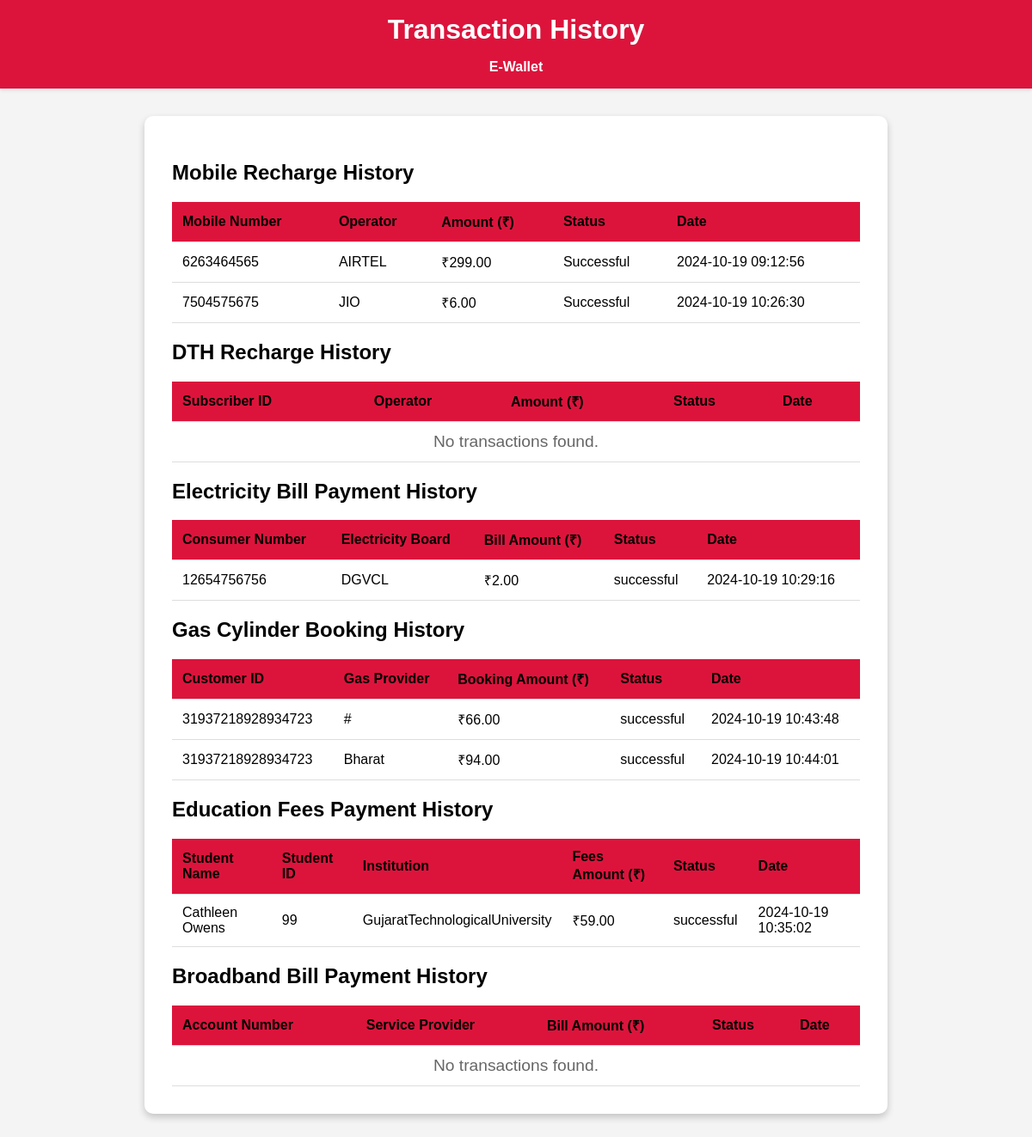
Page /superfin/e-wallet/history.php (signed in) on the committed database.
### tables this page shows
CREATE TABLE `mobile_recharges` (
  `id` int(11) NOT NULL,
  `user_id` int(11) NOT NULL,
  `mobile_number` varchar(10) NOT NULL,
  `operator` varchar(50) NOT NULL,
  `amount` decimal(10,2) NOT NULL,
  `status` enum('pending','successful','failed') DEFAULT 'successful',
  `created_at` timestamp NOT NULL DEFAULT current_timestamp()
);

CREATE TABLE `electricity_payments` (
  `id` int(11) NOT NULL,
  `user_id` int(11) NOT NULL,
  `consumer_number` varchar(11) NOT NULL,
  `electricity_board` varchar(50) NOT NULL,
  `bill_amount` decimal(10,2) NOT NULL,
  `status` enum('pending','successful','failed') DEFAULT 'successful',
  `created_at` timestamp NOT NULL DEFAULT current_timestamp()
);

CREATE TABLE `gas_bookings` (
  `id` int(11) NOT NULL,
  `user_id` int(11) NOT NULL,
  `customer_id` varchar(50) NOT NULL,
  `gas_provider` varchar(50) NOT NULL,
  `booking_amount` decimal(10,2) NOT NULL,
  `status` enum('pending','successful','failed') DEFAULT 'successful',
  `created_at` timestamp NOT NULL DEFAULT current_timestamp()
);

CREATE TABLE `education_fees` (
  `id` int(11) NOT NULL,
  `user_id` int(11) NOT NULL,
  `student_name` varchar(100) NOT NULL,
  `student_id` int(50) NOT NULL,
  `institution` varchar(100) NOT NULL,
  `fees_amount` decimal(10,2) NOT NULL,
  `status` enum('pending','successful','failed') DEFAULT 'successful',
  `created_at` timestamp NOT NULL DEFAULT current_timestamp()
);

### superfin/e-wallet/history.php (the view, shortened to what this page needs)
<?php
require("../conn/conn.php");
$user_id = $_SESSION['user_id'];
?>
<!DOCTYPE html>
<html lang="en">
<head>
    <link rel="stylesheet" href="styles9.css">
</head>
<body>
    <header class="header">
        <h1>Transaction History</h1>
        <nav style="margin-top: 1rem;">
            <a href="index.php">E-Wallet</a>
        </nav>
    </header>
    <main class="history-container">
        <section>
            <h2>Mobile Recharge History</h2>
            <table>
                <thead>
                    <tr>
                        <th>Mobile Number</th>
                        <th>Operator</th>
                        <th>Amount (₹)</th>
                        <th>Status</th>
                        <th>Date</th>
                    </tr>
                </thead>
                <tbody>
                    <?php
                    $query = "SELECT * FROM `mobile_recharges` WHERE user_id=$user_id";
                    $result = mysqli_query($con, $query);
                    if ($result->num_rows > 0) {
                        while ($row = $result->fetch_assoc()) {
                            echo "<tr>
                                    <td>" . htmlspecialchars($row['mobile_number']) . "</td>
                                    <td>" . htmlspecialchars($row['operator']) . "</td>
                                    <td>₹" . htmlspecialchars($row['amount']) . "</td>
                                    <td>Successful</td>
                                    <td>" . htmlspecialchars($row['created_at']) . "</td>
                                  </tr>";
                        }
                    } else {
                        echo "<tr><td colspan='5' class='empty-state'>No transactions found.</td></tr>";
                    }
                    ?>
                </tbody>
            </table>
        </section>
        <section>
            <h2>DTH Recharge History</h2>
            <table>
                <thead>
                    <tr>
                        <th>Subscriber ID</th>
                        <th>Operator</th>
                        <th>Amount (₹)</th>
                        <th>Status</th>
                        <th>Date</th>
                    </tr>
                </thead>
                <tbody>
                    <?php
                    $query = "SELECT * FROM `dth_recharges` WHERE user_id=$user_id";
                    $result = mysqli_query($con, $query);
                    if ($result->num_rows > 0) {
                        while ($row = $result->fetch_assoc()) {
                            echo "<tr>
                                    <td>" . htmlspecialchars($row['subscriber_id']) . "</td>
                                    <td>" . htmlspecialchars($row['operator']) . "</td>
                                    <td>₹" . htmlspecialchars($row['amount']) . "</td>
                                    <td>Successful</td>
                                    <td>" . htmlspecialchars($row['created_at']) . "</td>
                                  </tr>";
                        }
                    } else {
                        echo "<tr><td colspan='5' class='empty-state'>No transactions found.</td></tr>";
                    }
                    ?>
                </tbody>
            </table>
        </section>
        <section>
            <h2>Electricity Bill Payment History</h2>
            <table>
                <thead>
                    <tr>
                        <th>Consumer Number</th>
                        <th>Electricity Board</th>
                        <th>Bill Amount (₹)</th>
                        <th>Status</th>
                        <th>Date</th>
                    </tr>
                </thead>
                <tbody>
                    <?php
                    $query = "SELECT * FROM `electricity_payments` WHERE user_id=$user_id";
                    $result = mysqli_query($con, $query);
                    if ($result->num_rows > 0) {
                        while ($row = $result->fetch_assoc()) {
                            echo "<tr>
                                    <td>" . htmlspecialchars($row['consumer_number']) . "</td>
                                    <td>" . htmlspecialchars($row['electricity_board']) . "</td>
                                    <td>₹" . htmlspecialchars($row['bill_amount']) . "</td>
                                    <td>" . htmlspecialchars($row['status']) . "</td>
                                    <td>" . htmlspecialchars($row['created_at']) . "</td>
                                  </tr>";
                        }
                    } else {
                        echo "<tr><td colspan='5' class='empty-state'>No transactions found.</td></tr>";
                    }
                    ?>
                </tbody>
            </table>
        </section>
        <section>
            <h2>Gas Cylinder Booking History</h2>
            <table>
                <thead>
                    <tr>
                        <th>Customer ID</th>
                        <th>Gas Provider</th>
                        <th>Booking Amount (₹)</th>
                        <th>Status</th>
                        <th>Date</th>
                    </tr>
                </thead>
                <tbody>
                    <?php
                    $query = "SELECT * FROM `gas_bookings` WHERE user_id=$user_id";
                    $result = mysqli_query($con, $query);
                    if ($result->num_rows > 0) {
                        while ($row = $result->fetch_assoc()) {
                            echo "<tr>
                                    <td>" . htmlspecialchars($row['customer_id']) . "</td>
                                    <td>" . htmlspecialchars($row['gas_provider']) . "</td>
                                    <td>₹" . htmlspecialchars($row['booking_amount']) . "</td>
                                    <td>" . htmlspecialchars($row['status']) . "</td>
                                    <td>" . htmlspecialchars($row['created_at']) . "</td>
                                  </tr>";
                        }
                    } else {
                        echo "<tr><td colspan='5' class='empty-state'>No transactions found.</td></tr>";
                    }
                    ?>
                </tbody>
            </table>
        </section>
        <section>
            <h2>Education Fees Payment History</h2>
            <table>
                <thead>
                    <tr>
                        <th>Student Name</th>
                        <th>Student ID</th>
                        <th>Institution</th>
                        <th>Fees Amount (₹)</th>
                        <th>Status</th>
                        <th>Date</th>
                    </tr>
                </thead>
                <tbody>
                    <?php
                    $query = "SELECT * FROM `education_fees` WHERE user_id=$user_id";
                    $result = mysqli_query($con, $query);
                    if ($result->num_rows > 0) {
                        while ($row = $result->fetch_assoc()) {
                            echo "<tr>
                                    <td>" . htmlspecialchars($row['student_name']) . "</td>
                                    <td>" . htmlspecialchars($row['student_id']) . "</td>
                                    <td>" . htmlspecialchars($row['institution']) . "</td>
                                    <td>₹" . htmlspecialchars($row['fees_amount']) . "</td>
                                    <td>" . htmlspecialchars($row['status']) . "</td>
                                    <td>" . htmlspecialchars($row['created_at']) . "</td>
                                  </tr>";
                        }
                    } else {
                        echo "<tr><td colspan='6' class='empty-state'>No transactions found.</td></tr>";
                    }
                    ?>
                </tbody>
            </table>
        </section>
        <section>
            <h2>Broadband Bill Payment History</h2>
            <table>
                <thead>
                    <tr>
                        <th>Account Number</th>
                        <th>Service Provider</th>
                        <th>Bill Amount (₹)</th>
                        <th>Status</th>
                        <th>Date</th>
                    </tr>
                </thead>
                <tbody>
                    <?php
                    $query = "SELECT * FROM broadband_payments WHERE user_id=$user_id";
                    $result = mysqli_query($con, $query);
                    if ($result->num_rows > 0) {
                        while ($row = $result->fetch_assoc()) {
                            echo "<tr>
                                    <td>" . htmlspecialchars($row['account_number']) . "</td>
                                    <td>" . htmlspecialchars($row['service_provider']) . "</td>
                                    <td>₹" . htmlspecialchars($row['bill_amount']) . "</td>
                                    <td>" . htmlspecialchars($row['status']) . "</td>
                                    <td>" . htmlspecialchars($row['created_at']) . "</td>
                                  </tr>";
                        }
                    } else {
                        echo "<tr><td colspan='5' class='empty-state'>No transactions found.</td></tr>";
                    }
                    ?>
                </tbody>
            </table>
        </section>
    </main>
</body>
</html>

### superfin/e-wallet/styles9.css (style rules this page uses)
body { margin: 0; font-family: Arial, sans-serif; background-color: #f4f4f4; }
.header { background-color: crimson; padding: 1rem; text-align: center; box-shadow: 0 2px 4px rgba(0, 0, 0, 0.1); }
nav a { margin: 0 10px; color: white; text-decoration: none; font-weight: bold; }
.header h1 { margin: 0; color: white; }
.history-container { max-width: 800px; margin: 2rem auto; padding: 2rem; background-color: #ffffff; border-radius: 10px; box-shadow: 0 4px 8px rgba(0, 0, 0, 0.2); }
table { width: 100%; border-collapse: collapse; }
thead { background-color: crimson; }
th, td { padding: 0.75rem; text-align: left; border-bottom: 1px solid #ddd; }
th { font-weight: bold; }
.empty-state { text-align: center; font-size: 1.2rem; color: #666; margin-top: 2rem; }

### rows in the picture
mobile_recharges: mobile_number "6263464565", operator "AIRTEL", amount "299.00", created_at "2024-10-19 09:12:56"
mobile_recharges: mobile_number "7504575675", operator "JIO", amount "6.00", created_at "2024-10-19 10:26:30"
electricity_payments: consumer_number "12654756756", electricity_board "DGVCL", bill_amount "2.00", status "successful", created_at "2024-10-19 10:29:16"
gas_bookings: customer "31937218928934723", gas_provider "#", booking_amount "66.00", status "successful", created_at "2024-10-19 10:43:48"
gas_bookings: customer "31937218928934723", gas_provider "Bharat", booking_amount "94.00", status "successful", created_at "2024-10-19 10:44:01"
education_fees: student_name "Cathleen Owens", student "99", institution "GujaratTechnologicalUniversity", fees_amount "59.00", status "successful", created_at "2024-10-19 10:35:02"
